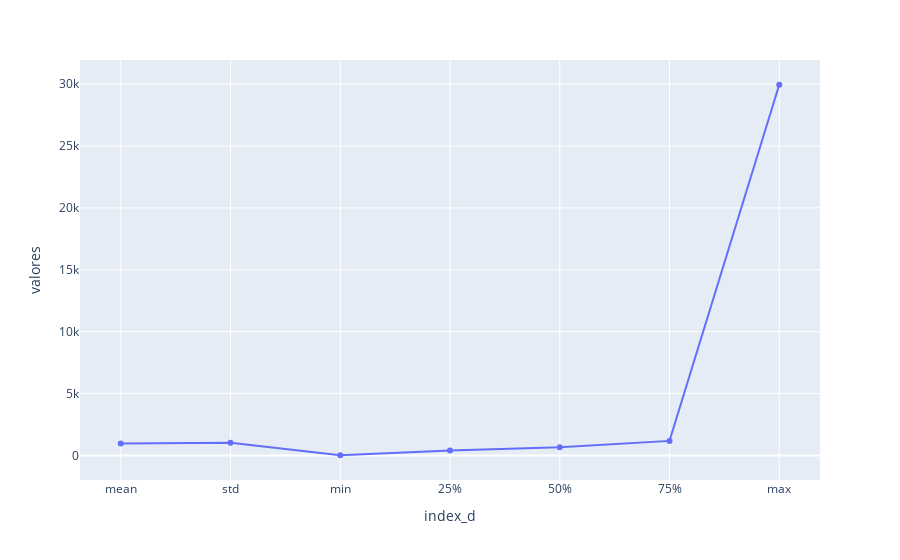

Notebook code cell kept with this figure:
### Code cell
#Gráfico da descrição do VCM geral
dic = {
    'index_d': ['mean','std','min','25%','50%','75%','max'],
    'valores': info_vcm_g
}

resultado = pd.DataFrame(dic)
fig = px.line(resultado, x='index_d', y = 'valores', markers=True)
fig.show()

### Figure 1 — Plotly figure (JSON) as saved in the notebook; plotly's stock layout.template omitted (floating-point values rounded to 4 significant figures)
{"data": [{"hovertemplate": "index_d=%{x}<br>valores=%{y}<extra></extra>", "legendgroup": "", "line": {"color": "#636efa", "dash": "solid"}, "marker": {"symbol": "circle"}, "mode": "lines+markers", "name": "", "orientation": "v", "showlegend": false, "type": "scatter", "x": ["mean", "std", "min", "25%", "50%", "75%", "max"], "xaxis": "x", "y": [972.2, 1025.0, 17, 391.1, 654.9, 1176, 29950.0], "yaxis": "y"}], "layout": {"legend": {"tracegroupgap": 0}, "margin": {"t": 60}, "xaxis": {"anchor": "y", "domain": [0, 1], "title": {"text": "index_d"}}, "yaxis": {"anchor": "x", "domain": [0, 1], "title": {"text": "valores"}}}}
